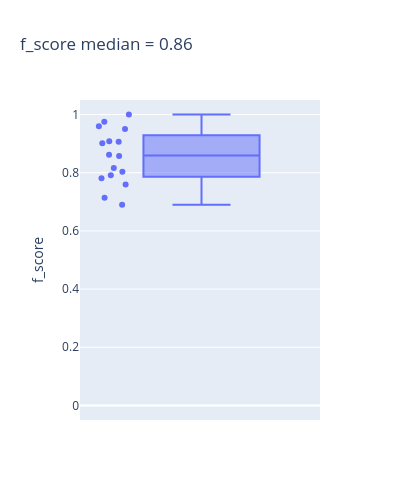

Notebook code cell kept with this figure:
### Markdown cell above
#### Plotting classification metrics from NS-Forest results

### Code cell
ns.pl.boxplot(results, "f_score", save = True, output_folder = output_folder, outputfilename_prefix = outputfilename_prefix)

### Figure 1 — Plotly figure (JSON) as saved in the notebook; plotly's stock layout.template omitted (floating-point values rounded to 4 significant figures)
{"data": [{"alignmentgroup": "True", "boxpoints": "all", "hovertemplate": "<b>%{hovertext}</b><br><br>f_score=%{y}<extra></extra>", "hovertext": ["e1_e299_SLC17A7_L5b_Cdh13", "g1_g48_GLI3_Astro_Gja1", "g2_g27_APBB1IP_Micro_Ctss", "g3_g18_GPNMB_OPC_Pdgfra", "g4_g9_MOG_Oligo_Opalin", "i10_i16_TSPAN12_Vip_Mybpc1", "i11_i6_EGF_Vip_Mybpc1", "i1_i90_COL5A2_Ndnf_Car4", "i2_i77_LHX6_Sst_Cbln4", "i3_i56_BAGE2_Ndnf_Cxcl14", "i4_i54_MC4R_Ndnf_Cxcl14", "i5_i47_TRPC3_Ndnf_Car4", "i6_i44_GPR149_Vip_Mybpc1", "i7_i31_CLMP_Ndnf_Cxcl14", "i8_i27_SNCG_Vip_Mybpc1", "i9_i22_TAC3_Vip_Mybpc1"], "legendgroup": "", "marker": {"color": "#636efa"}, "name": "", "notched": false, "offsetgroup": "", "orientation": "v", "showlegend": false, "type": "box", "x0": " ", "xaxis": "x", "y": [0.9597, 0.95, 0.9756, 0.8621, 1, 0.8036, 0.7143, 0.9078, 0.8166, 0.7812, 0.8571, 0.9064, 0.7917, 0.9009, 0.7595, 0.6897], "y0": " ", "yaxis": "y"}], "layout": {"boxmode": "group", "height": 500, "legend": {"tracegroupgap": 0}, "title": {"text": "f_score median = 0.86"}, "width": 400, "xaxis": {"anchor": "y", "domain": [0, 1]}, "yaxis": {"anchor": "x", "domain": [0, 1], "range": [-0.05, 1.05], "title": {"text": "f_score"}}}}
